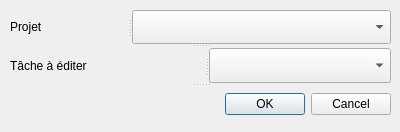
<?xml version="1.0" encoding="UTF-8"?>
<ui version="4.0">
 <class>ChoixTacheWindow</class>
 <widget class="QDialog" name="ChoixTacheWindow">
  <property name="geometry">
   <rect>
    <x>0</x>
    <y>0</y>
    <width>400</width>
    <height>132</height>
   </rect>
  </property>
  <property name="windowTitle">
   <string>Choisissez une Tâche à Éditer</string>
  </property>
  <widget class="QSplitter" name="splitter_2">
   <property name="geometry">
    <rect>
     <x>10</x>
     <y>10</y>
     <width>381</width>
     <height>111</height>
    </rect>
   </property>
   <property name="orientation">
    <enum>Qt::Vertical</enum>
   </property>
   <widget class="QSplitter" name="splitter_3">
    <property name="orientation">
     <enum>Qt::Horizontal</enum>
    </property>
    <widget class="QLabel" name="label">
     <property name="text">
      <string>Projet</string>
     </property>
    </widget>
    <widget class="QComboBox" name="Projet_Box"/>
   </widget>
   <widget class="QSplitter" name="splitter">
    <property name="orientation">
     <enum>Qt::Horizontal</enum>
    </property>
    <widget class="QLabel" name="Tache_Label">
     <property name="text">
      <string>Tâche à éditer</string>
     </property>
    </widget>
    <widget class="QComboBox" name="Tache_Box"/>
   </widget>
   <widget class="QDialogButtonBox" name="buttonBox">
    <property name="orientation">
     <enum>Qt::Horizontal</enum>
    </property>
    <property name="standardButtons">
     <set>QDialogButtonBox::Cancel|QDialogButtonBox::Ok</set>
    </property>
   </widget>
  </widget>
 </widget>
 <resources/>
 <connections>
  <connection>
   <sender>buttonBox</sender>
   <signal>rejected()</signal>
   <receiver>ChoixTacheWindow</receiver>
   <slot>reject()</slot>
   <hints>
    <hint type="sourcelabel">
     <x>296</x>
     <y>74</y>
    </hint>
    <hint type="destinationlabel">
     <x>286</x>
     <y>91</y>
    </hint>
   </hints>
  </connection>
  <connection>
   <sender>buttonBox</sender>
   <signal>accepted()</signal>
   <receiver>ChoixTacheWindow</receiver>
   <slot>accept()</slot>
   <hints>
    <hint type="sourcelabel">
     <x>228</x>
     <y>68</y>
    </hint>
    <hint type="destinationlabel">
     <x>157</x>
     <y>91</y>
    </hint>
   </hints>
  </connection>
 </connections>
</ui>
